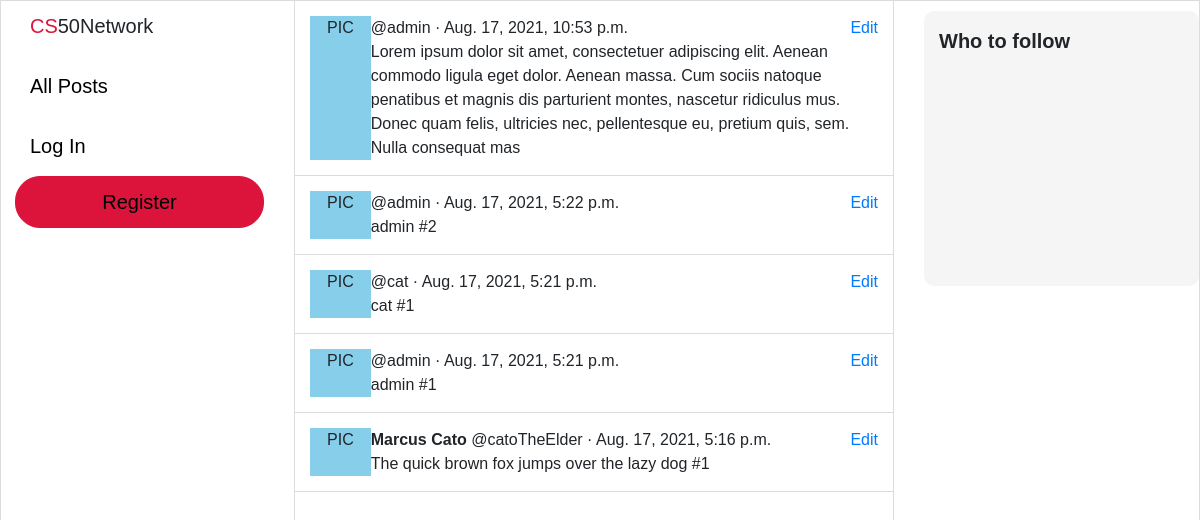
Before: / with the older database file.
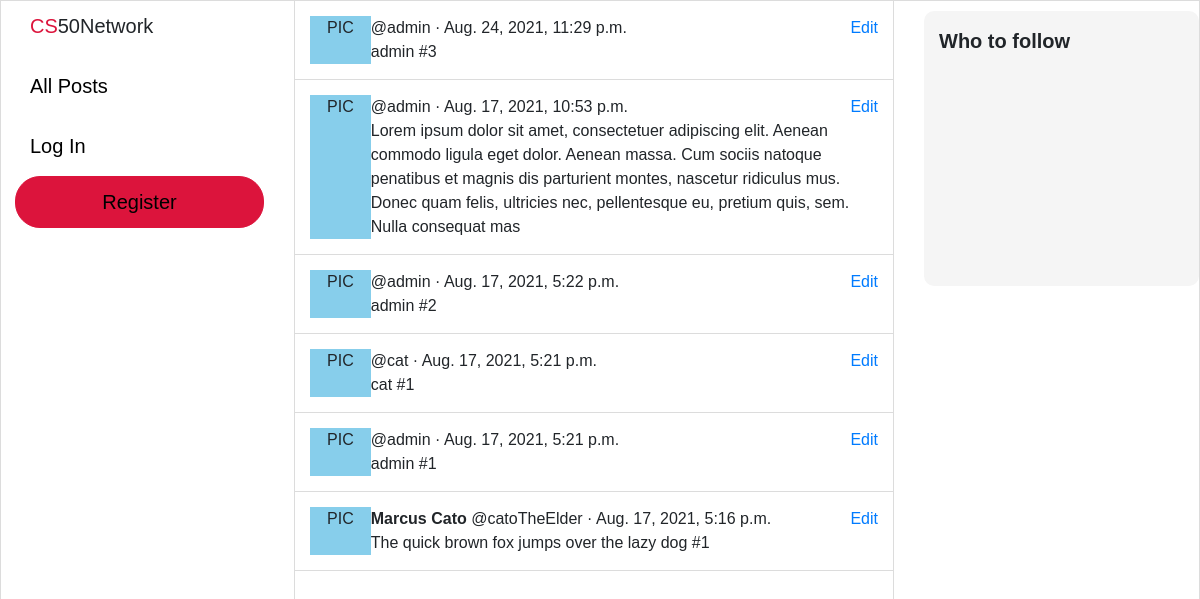
After: the same page with the newer database file.
### network/models.py (models this page shows, shortened)
class Post(models.Model):
    user = models.ForeignKey("User", on_delete=models.CASCADE, related_name="posts")
    body = models.TextField(blank=True, max_length=280)
    likes = models.ManyToManyField("User", blank=True, related_name="likes")
    timestamp = models.DateTimeField(auto_now_add=True)

class User(AbstractUser):
    pass

### network/views.py (the view)
# urls.py: path("", views.index, name="index"),
def index(request):
    posts = Post.objects.all().order_by('-timestamp')
    context = {"posts": posts}
    return render(request, "network/index.html", context)

### network/templates/network/index.html (shortened to what this page needs)
{% extends "network/layout.html" %}
{% block body %}
        {% for post in posts %}
        <div class="post-outer-container">
            <div class="post-container">
                <div class="profile-pic">
                    PIC
                </div>
                <div class="post-body-container">
                    <div class="post-body-top">
                        <div>
                            <b>{{ post.user.first_name }} {{ post.user.last_name }}</b> @{{ post.user.username }} · {{ post.timestamp }}
                        </div>
                        <a class="edit" href=""#>Edit</a>
                    </div>
                    <div class="post-body">
                        {{ post.body }}
                    </div>
                </div>
            </div>
        </div>
        {% endfor %}
        {% endblock %}

### network/templates/network/layout.html (shortened to what this page needs)
{% load static %}
<!DOCTYPE html>
<html lang="en">
    <head>
        <link rel="stylesheet" href="https://stackpath.bootstrapcdn.com/bootstrap/4.4.1/css/bootstrap.min.css">
        <link href="{% static 'network/styles.css' %}" rel="stylesheet">
    </head>
    <body>
        <div class="left-pane">
            <nav class="navigation-bar">
                    <div class="logo">
                        <div><span style="color: crimson">CS</span>50Network</div>
                    </div>
                    <div class="navigation-item-container">
                        <div class="navigation-item">
                            <a class="navigation-link" href="{% url 'index' %}">All Posts</a>
                        </div>
                    </div>
                    {% if user.is_authenticated %}
                    <div class="logout">
                        <a class="navigation-link" href="{% url 'logout' %}">Log Out</a>
                    </div>
                    {% else %}
                    <div class="navigation-item-container">
                        <div class="navigation-item">
                            <a class="navigation-link" href="{% url 'login' %}">Log In</a>
                        </div>
                    </div>
                    <div class="register">
                        <a class="navigation-link" href="{% url 'register' %}">Register</a>
                    </div>
                    {% endif %}
            </nav>
        </div>
        <div class="body">
            {% block body %}
            {% endblock %}
        </div>
        <div class="right-pane">
            <div class="who-to-follow-container">
                <div class="who-to-follow">
                    <p>Who to follow</p>
                </div>
            </div>
        </div>
    </body>
</html>

### network/static/network/styles.css (style rules this page uses)
body { border: 1px solid gainsboro; display: grid; font-family: Arial, Helvetica, sans-serif; font-size: 18px; grid-template-columns: 2fr minmax(400px, 600px) 2fr; grid-template-rows: 1fr; height: 100vh; width: 100vw; overflow: hidden; }
.navigation-bar { font-size: 20px; margin-top: 10px; margin-left: auto; margin-right: 30px; max-width: 250px; width: 85%; }
.logo { cursor: default; padding-left: 15px; padding-bottom: 15px; }
.navigation-item-container { display: block; }
.navigation-item { border-radius: 25px; display: inline-block; margin: 5px 0 5px 0; padding: 10px 15px 10px 15px; transition: background-color 0.15s linear; }
.navigation-link { color: black; }
.logout, .register { background-color: crimson; border: 1px solid crimson; border-radius: 25px; display: flex; justify-content: center; padding: 10px 0 10px 0; transition: filter 0.25s; width: 100%; }
.body { border-left: 1px solid gainsboro; border-right: 1px solid gainsboro; overflow: scroll; width: 100%; }
.post-outer-container { border-bottom: 1px solid gainsboro; padding: 15px; }
.post-container { background-color: white; display: flex; font-size: 16px; height: auto; width: 100%; }
.profile-pic { text-align: center; width: 68px; background-color: skyblue; }
.post-body-container { width: 100%; }
.post-body-top { display: flex; justify-content: space-between; }
.right-pane { display: block; justify-content: left; }
.who-to-follow-container { margin-top: 10px; margin-left: 30px; height: 275px; width: 275px; }
.who-to-follow { background-color: whitesmoke; border-radius: 10px; padding: 15px; height: 100%; width: 100%; }
.who-to-follow p { font-size: 20px; font-weight: bold; }

Changed rows visible on the page:
added Post: user.username "admin", timestamp "Aug. 24, 2021, 11:29 p.m.", body "admin #3"
